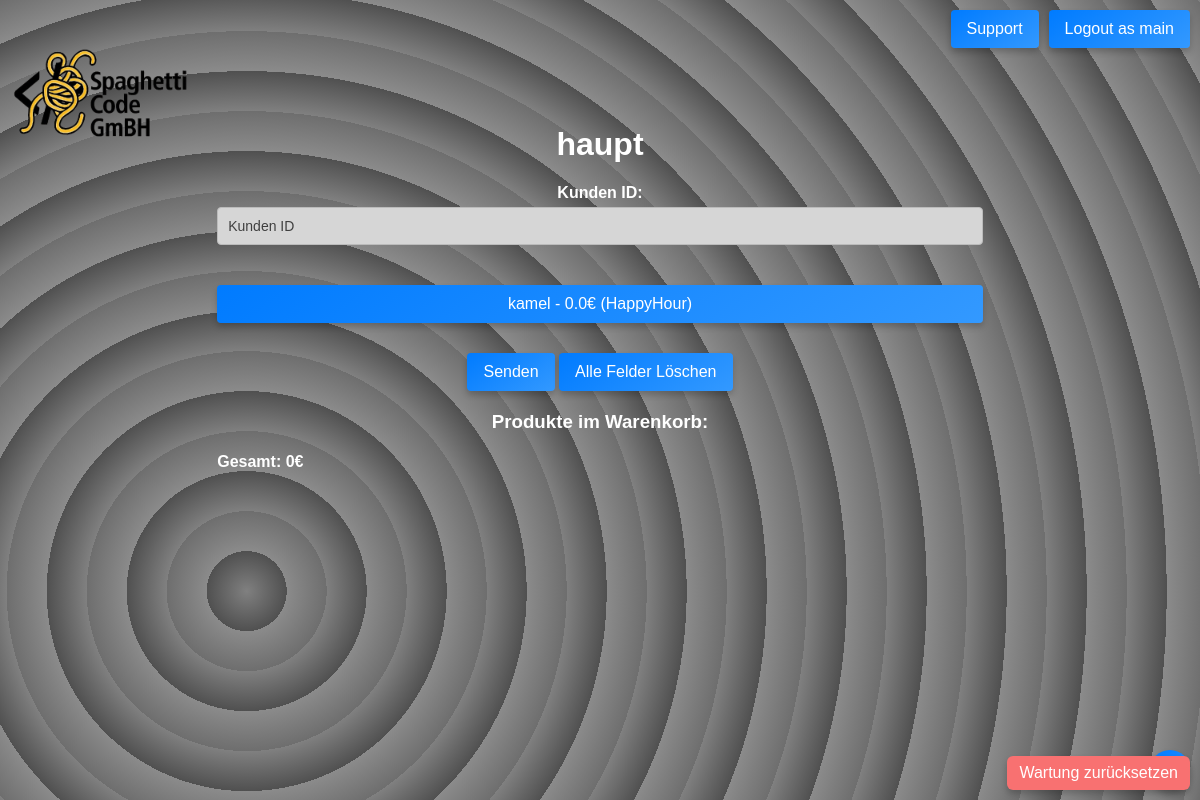
/Shop/3/ (signed in), run on the app's committed database.
### main/models.py (models this page shows, shortened)
class Shop(models.Model):
    name = models.CharField(max_length=50)
    old_sellers = models.ManyToManyField(User, related_name='shops')
    sellers = models.ManyToManyField(User, related_name='new_shops', blank=True, through='ShopUser')
    activated = models.BooleanField(default=False)

class Product(models.Model):
    name = models.CharField(max_length=50)
    price = models.FloatField()
    happy_hour_price = models.FloatField()
    needs_kitchen = models.BooleanField(default=False)
    shop = models.ForeignKey("Shop", on_delete=models.CASCADE)

### main/views.py (the view, shortened to what this page needs)
# urls.py: path("Shop/<id>/", Shop_view, name="Shop"),
def Shop_view(request, id = None):
    shop_instance = get_object_or_404(Shop, id=id)
    if id is None:
        messages.error(request, 'You are not allowed to access this page, please contact admin')
        log(f"{request.user.username} tried to access shop page without id", 2)
        return redirect('index')
    else:
        if request.user.is_authenticated:
            try:
                shop_user = ShopUser.objects.get(user=request.user, shop=shop_instance)
            except:
                if request.user.is_superuser:
                    ShopUser.objects.get_or_create(user=request.user,shop=shop_instance,defaults={'level': 3})
                if request.user not in shop_instance.sellers.all():
                    messages.warning(request, 'You are not a seller of this shop, please contact admin if you think this is a mistake')
                else:
                    ShopUser.objects.get_or_create(user=request.user,shop=shop_instance,defaults={'level': 1})
                shop_user = ShopUser.objects.get(user=request.user, shop=shop_instance)
            if shop_user.level != 0: # Level 0
                products = Product.objects.filter(shop=id)
                if request.user in shop_instance.sellers.all() or request.user.is_superuser:
                    products = Product.objects.filter(shop=id)
                    log(f"{request.user.username} accessed {request.META.get('HTTP_REFERER', '/')} page")
                    happyhour = HappyHour.objects.first().status
                    return render(request, 'shop.html', {'products': products , 'shop': shop_instance, 'happyhour' : happyhour})
                else:
                    messages.error(request, 'You are not allowed to access this page, because you are not a seller of this shop')
                    log(f"{request.user.username} tried to access shop page, but failed because he is not a seller of this shop", 2)
                return redirect('index')
            else:
                messages.error(request, 'You are not allowed to access this page, because your account is locked')
                log(f"{request.user.username} tried to access shop page, but failed because his account is locked", 2)
                return redirect('index')
        else:
            messages.error(request, 'You are not allowed to access this page, because you are not logged in')
            log(f"Someone tried to access shop page, but failed because he is not logged in" , 2)
            return redirect('index')

### main/log.py (called while the page is built, shortened)
def log(message, level=0):
    info = None
    if level == 0:
        info = ('[Info] ' + message + ' --at-- ' + str(datetime.now()))
    elif level == 1:
        info = ('[Warning] ' + message + ' --at-- ' + str(datetime.now()))
    elif level == 2:
        info = ('[Error] ' + message + ' --at-- ' + str(datetime.now()))
    elif level == 3:
        info = ('[Critical Error] ' + message + ' --at-- ' + str(datetime.now()))
    os.makedirs('logs', exist_ok=True)
    with open('logs/log-' + str(dt.date.today()) + '.txt', 'a') as f:
        f.write(info + '\n')

### main/templates/shop.html (shortened to what this page needs)
{% extends "base.html" %}
{% block content %}
{% load static %}
<div class="container" style="width: 66%; margin: 0 auto; text-align: center;">
    <h1>{{ shop.name }}</h1>
    <div style="margin-bottom: 20px;">
        <label for="customer_id">Kunden ID:</label>
        <input type="text" id="customer_id" name="customer_id" placeholder="Kunden ID" autocomplete="off" style="background-color: rgb(214, 214, 214);">
    </div>
    {% for product in products %}
    <button style="margin-top: 10px; width: 100%" onclick="AddProduct({{ product.id }}, '{{ product.name }}', {{ product.price }})">
        {{ product.name }} - {% if happyhour %} {{product.happy_hour_price }}€ (HappyHour) {% else %} {{ product.price }}€ {% endif %}
    </button><br>
    {% endfor %}
    <button type="button" style="margin-top: 30px; background-color: rgb(136, 255, 0);" onclick="SendOrder()">Senden</button>
    <button type="button" style="margin-top: 20px; background-color: rgb(255, 0, 0);" onclick="location.reload()">Alle Felder Löschen</button>
    <div id="orders" style="margin-top: 20px; text-align: left; color: black">
        <h3>Produkte im Warenkorb:</h3>
        <p id="cart_total" style="font-weight: bold; margin-top: 10px; color: white">Gesamt: 0€</p>
    </div>
</div>
<button style="width: 40px; height: 40px; display: flex; align-items: center; justify-content: center; position: fixed; bottom: 10px; right: 10px; background-color: #007bff; color: white; font-size: 24px; padding: 10px; border-radius: 50%; border: none; cursor: pointer;"
        onclick="window.location.href='/Shop/{{ shop.id }}/settings';"
        title="Shop Settings"
        aria-label="Shop Settings"
        tabindex="0"
        role="button"
        aria-pressed="false">
</button>
{% endblock %}

### main/templates/base.html (shortened to what this page needs)
{% load static %}
<!DOCTYPE html>
<html lang="en">
<head>
</head>
<body>
<div id="animated-background"></div>
<div id="logo-container">
    <a href="/"><img src="{% static 'main/logo.png' %}" alt="Logo"></a>
</div>
<div id="content">
    <div id="auth-buttons">
        {% if user.is_authenticated %}
            <a href="/help"><button type="button">Support</button></a>
            <form method="post" action="{% url 'logout' %}">
                <button type="submit">Logout as {{ user.username }}</button>
            </form>
        {% else %}
            <button type="button" onclick="window.location.href='{% url 'login' %}'">Login</button>
            <button type="button" onclick="window.location.href='{% url 'signup' %}'">Signup</button>
        {% endif %}
        {% if request.session.maintenance_bypass %}
<div style="position: fixed; bottom: 10px; right: 10px; z-index: 999;">
    <form method="post" action="{% url 'maintenance-page' %}">
        <button type="submit" style="background:#f87171;color:white;padding:8px 12px;border:none;border-radius:6px;">
            Wartung zurücksetzen
        </button>
    </form>
</div>
{% endif %}
    </div>
    {% block content %}{% endblock content %}
</div>
</body>
</html>

### main/templates/base.html (style rules this page uses)
body, html { margin: 0; padding: 0; height: 100%; font-family: Arial, sans-serif; color: #f0f0f0; }
#animated-background { position: fixed; top: 0; left: 0; width: 100vw; height: 100vh; z-index: -1; background: repeating-radial-gradient( circle at 50% 50%, #808080, #505050 40px, #8b8b8b 40px, #6e6e6e 80px ); }
#content { position: relative; z-index: 0; padding: 0px 20px 20px 20px; top: -100px; }
h1, h2, h3, h4, h5, h6 { margin-bottom: 20px; line-height: 1.2; text-align: center; }
p { margin-bottom: 15px; }
label { display: block; margin-bottom: 5px; font-weight: bold; }
input[type="text"], input[type="email"], input[type="password"], textarea { width: 100%; padding: 10px; margin-bottom: 10px; border: 1px solid #bbb; border-radius: 4px; box-sizing: border-box; font-size: 14px; background-color: rgba(255,255,255,0.1); color: #fff; }
button, input[type="submit"] { background: linear-gradient(145deg, #007bff, #3399ff); color: #fff; border: none; padding: 10px 16px; cursor: pointer; border-radius: 4px; font-size: 16px; transition: all 0.3s ease; box-shadow: 0 4px 6px rgba(0,0,0,0.2); }
#auth-buttons { position: fixed; top: 10px; right: 10px; display: flex; gap: 10px; z-index: 10; }
#logo-container img { height: 200px; }

### data on the page
Shop: name "haupt"
Product: name "kamel", happy_hour_price "0.0"

### other printed values
{{ user.username }} "main"
